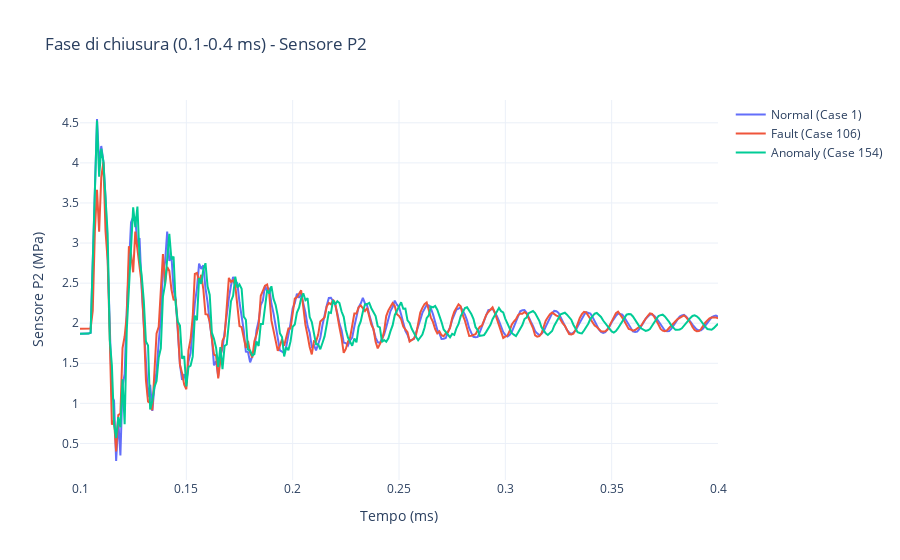

Here is the notebook cell this chart was saved with:
### Markdown cell above
Fasi di chiusura per sensore scelto per singola finestra temporale

### Code cell
# Selezione di un sensore specifico (es. P5, come nella figura)
sensore_selezionato = "P2"  # Modifica per il sensore corretto

# Selezione della finestra temporale desiderata (scegli tra le seguenti opzioni)
time_window = (0.100, 0.400)  # Modifica in (0.400, 0.500) o (0.800, 0.900) per altre fasi

# Selezione di un solo caso per ogni condizione
condizioni = ["Normal", "Fault", "Anomaly"]
colori = {"Normal": "#636EFA", "Fault": "#EF553B", "Anomaly": "#00CC96"}  # Blu, Rosso, Verde acqua

fig = go.Figure()

# Dizionario per tenere traccia dei casi selezionati
casi_selezionati = {}

for condizione in condizioni:
    df_condizione = df_train_labeled[df_train_labeled["Condition"] == condizione]
    
    # Seleziona un solo caso rappresentativo per ogni condizione
    if not df_condizione.empty:
        caso_singolo = df_condizione["Case"].unique()[0]  # Prende il primo caso disponibile
        df_singolo = df_condizione[df_condizione["Case"] == caso_singolo]

        # Filtriamo solo la fase temporale specificata
        df_singolo_apertura = df_singolo[(df_singolo["TIME"] >= time_window[0]) & (df_singolo["TIME"] <= time_window[1])]

        # Salviamo il caso selezionato
        casi_selezionati[condizione] = caso_singolo

        fig.add_trace(go.Scatter(
            x=df_singolo_apertura["TIME"],
            y=df_singolo_apertura[sensore_selezionato],
            mode='lines',
            name=f"{condizione} (Case {caso_singolo})",
            line=dict(color=colori.get(condizione, "#7F7F7F"))  # Default a grigio se condizione sconosciuta
        ))

# Layout del grafico
fig.update_layout(
    title=f"Fase di chiusura ({time_window[0]}-{time_window[1]} ms) - Sensore {sensore_selezionato}",
    xaxis_title="Tempo (ms)",
    yaxis_title=f"Sensore {sensore_selezionato} (MPa)",
    template="plotly_white"
)

# Mostra il grafico
fig.show()

### Figure 1 — Plotly figure (JSON) as saved in the notebook; plotly's stock layout.template omitted (floating-point values rounded to 4 significant figures; data arrays with more than 128 entries replaced by an {"elided": "..."} marker saying what was removed)
{"data": [{"line": {"color": "#636EFA"}, "mode": "lines", "name": "Normal (Case 1)", "type": "scatter", "x": {"elided": "301 float values"}, "y": {"elided": "301 float values"}}, {"line": {"color": "#EF553B"}, "mode": "lines", "name": "Fault (Case 106)", "type": "scatter", "x": {"elided": "301 float values"}, "y": {"elided": "301 float values"}}, {"line": {"color": "#00CC96"}, "mode": "lines", "name": "Anomaly (Case 154)", "type": "scatter", "x": {"elided": "301 float values"}, "y": {"elided": "301 float values"}}], "layout": {"title": {"text": "Fase di chiusura (0.1-0.4 ms) - Sensore P2"}, "xaxis": {"title": {"text": "Tempo (ms)"}}, "yaxis": {"title": {"text": "Sensore P2 (MPa)"}}}}
